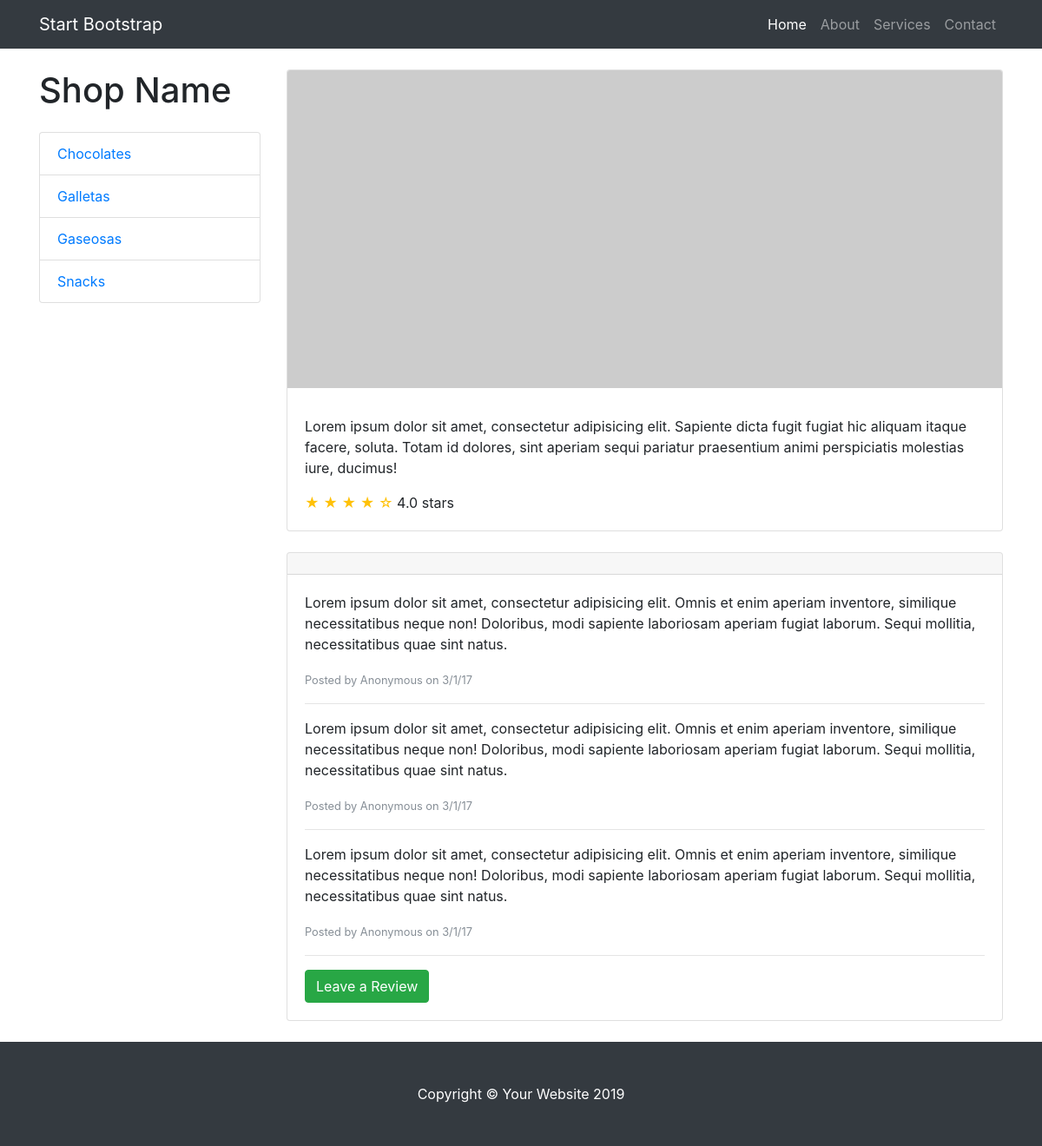
/tienda/categoria/1/, run on the app's committed database.
### tienda/models.py (models this page shows, shortened)
class Categoria(models.Model):
    nombre = models.CharField(max_length=200)
    pub_date = models.DateTimeField('date published')

### tienda/views.py (the view)
# urls.py: path('categoria/<int:categoria_id>/', views.categoria, name='categoria')
def categoria(request, categoria_id):
    productos = Producto.objects.filter(categoria=categoria_id)
    category_list = Categoria.objects.order_by('nombre')
    return render(request, 'categoria.html', {'productos':productos, 'category_list':category_list})

### tienda/templates/categoria.html (shortened to what this page needs)
{% extends "layout2.html" %}
{% block content %}
<div class="list-group">
    {% for cate in category_list %}
    <a href="/tienda/categoria/{{ cate.id }}/" class="list-group-item">{{ cate.nombre }}</a>
    {% endfor %}
</div>
{% endblock %}

### tienda/static/css/shop.css (style rules this page uses)
body { padding-top: 54px; }
@media (min-width: 992px) { body { padding-top: 56px; } }

### data on the page
Categoria: nombre "Chocolates"
Categoria: nombre "Galletas"
Categoria: nombre "Gaseosas"
Categoria: nombre "Snacks"
